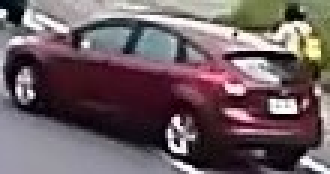
#> input picture exp/img/day/red/10-2017-07-11-15-15-12-1499757312581-car-0.jpg, 110 x 58 px, found by its file name (shown 3 times larger); its folder holds only this picture in this run
$ jupyter execute --allow-errors color-detection-exp.ipynb   (shell and % lines are left out)   (Python 2 division)
#> lines starting #> are read from the running program, lines starting #| are printed output that depends on the picture
## iRONYUN Color Detection:
    Requirement: 1. More colour classes
                 2. Better Accuracy

        1. More colour class:
            - Currently:
                6 color: red, yellow, blue, green, white, black
                Approach: Define threshold(region) in HSV Color space.

        2. Better Accuracy:
            - Currently problems:
                1. car=black  : at day n night: windshield mislead false positive --> increase threshold
                2. car=yellow :
                3. car=blue   : at       night: front lamp mislead false positive
                4. car=red    : at       night: rear lamp mislead false positive
                5. car=green  : at       night: complete mess up                  --> bad color range selected
                6. car=white  : at       night: front lamp mislead false positive
                7. ROI might mislead the detector.


[cell 1]
# [5 lines of commented-out code are left out]
import os

global_path = os.getcwd()
img_path    = global_path + '/img/'

## HSV space:

[cell 2]
import numpy as np
import pylab as pl
from matplotlib.colors import hsv_to_rgb

V, H = np.mgrid[0:1:100j, 0:1:300j]
S = np.ones_like(V)
HSV = np.dstack((H,S,V))
RGB = hsv_to_rgb(HSV)
pl.imshow(RGB, origin="lower", extent=[0, 360, 0, 1], aspect=150)
pl.xlabel("H")
pl.ylabel("V")
pl.title("$S_{HSV}=1$")
pl.show()
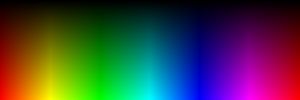
#> shown: shape (100, 300, 3) float64; mean R, G, B 0.251, 0.249, 0.249

## Current color range:

1. Green color range shift to blue. (can solve by re-config the range)

2. All the class contain too much low value point. (might mislead black detector)

[cell 3]
import numpy as np
import cv2
import pylab as pl
import time
# [6 lines of commented-out code are left out]
lower_b = np.array([5, 100, 100])             #yellow
upper_b = np.array([40, 255, 255])
# [4 lines of commented-out code are left out]

s_gradient = np.ones((500,1), dtype=np.uint8)*np.linspace(lower_b[1], upper_b[1], 500, dtype=np.uint8)
v_gradient = np.rot90(np.ones((500,1), dtype=np.uint8)*np.linspace(lower_b[1], upper_b[1], 500, dtype=np.uint8))
h_array = np.arange(lower_b[0], upper_b[0]+1)

for hue in h_array:
    h = hue*np.ones((500,500), dtype=np.uint8)
    hsv_color = cv2.merge((h, s_gradient, v_gradient))
    rgb_color = cv2.cvtColor(hsv_color, cv2.COLOR_HSV2BGR)
    cv2.imshow('', rgb_color)
    cv2.waitKey(250)
#> this loop made 36 passes
#> pass 1, `rgb_color = cv2.cvtColor(hsv_color, cv2.COLOR_HSV2BGR)`:
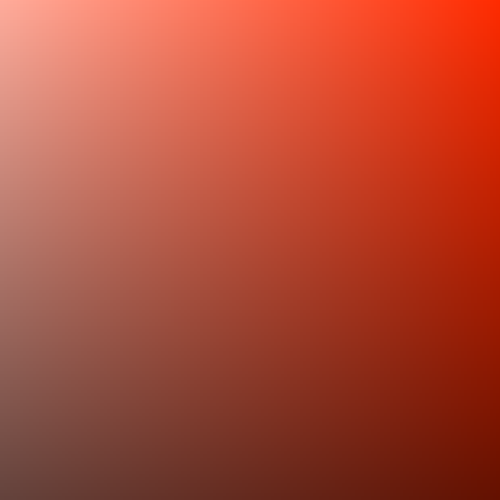
#> rgb_color: shape (500, 500, 3); mean B, G, R 53.7, 74.1, 177
#> after the loop:
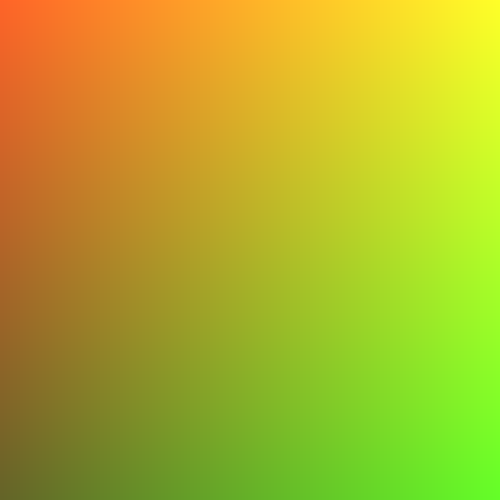
#> hsv_color: shape (500, 500, 3); mean B, G, R 40, 177, 177
#> further down, origin_img is the input picture: shape (58, 110, 3); mean B, G, R 98.6, 94.2, 109.8

cv2.destroyAllWindows()

## Patrick's Algorithms:

#> (a cell that did not finish here is left out)

## White Balance Algorithms (Normalization):

[cell 5]
#white balance
import numpy as np
from PIL import Image
import sys

def from_pil(pimg):
    pimg = pimg.convert(mode='RGB')
    nimg = np.asarray(pimg)
    nimg.flags.writeable = True
    return nimg

# [39 lines left out: functions to_pil, retinex, retinex_adjust, not called in this run]

#> (a cell that did not finish here is left out)

## Experiment: effect of applying white balance to original algorithms:

1. All the class increase accuracy. especially red color ---> false positive rate drop alot.

---> solve rear light noise problem.
2. White color class false positive still high.

---> need solution to filter out the light.

[cell 7]
# import the necessary packages
import numpy as np
import argparse
import cv2
import matplotlib.pyplot as plt
import sys, os
import time
from color_histogram.io_util.image import loadRGB
from color_histogram.core.hist_1d import Hist1D
from color_histogram.core.hist_2d import Hist2D
from color_histogram.core.hist_3d import Hist3D
from mpl_toolkits.mplot3d import Axes3D
from color_histogram.cv.image import *


target_folder = '../night_img/red/'

#> (the rest of this cell did not finish here and is left out)
